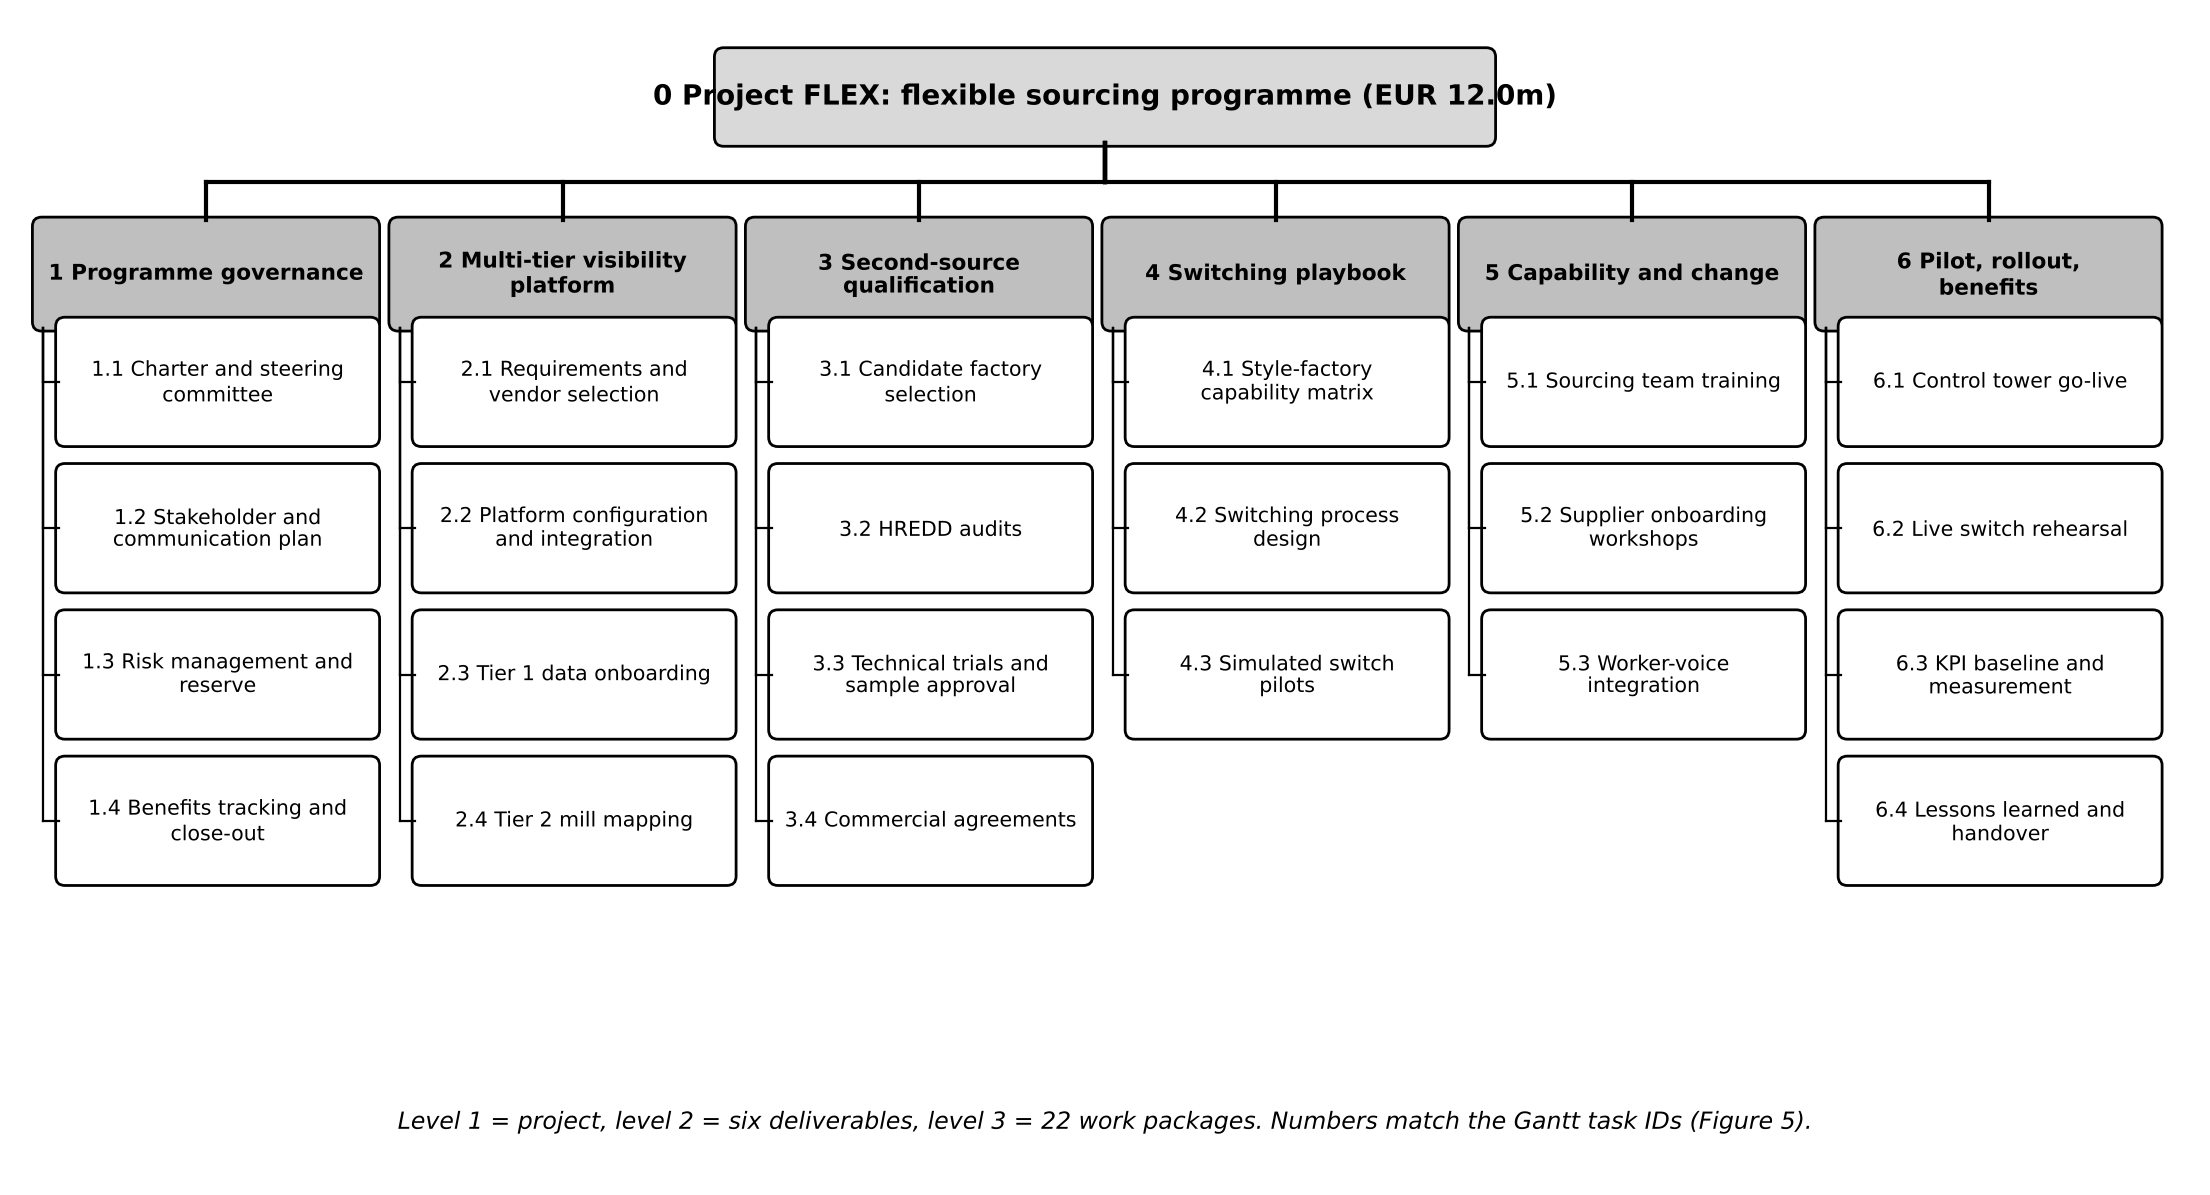

This figure's Python source:
"""Figure 4 - Work Breakdown Structure (level 1 project, level 2 deliverables, level 3 work packages).
WBS is the master list: costs in EUR thousand; Appendix E and Figure 2 budget are derived from it."""
import textwrap
import matplotlib.pyplot as plt
from matplotlib.patches import FancyBboxPatch

WBS = {
    "1 Programme governance": [("1.1", "Charter and steering committee", 150), ("1.2", "Stakeholder and communication plan", 200),
                               ("1.3", "Risk management and reserve", 1200), ("1.4", "Benefits tracking and close-out", 150)],
    "2 Multi-tier visibility platform": [("2.1", "Requirements and vendor selection", 300), ("2.2", "Platform configuration and integration", 2000),
                                         ("2.3", "Tier 1 data onboarding", 900), ("2.4", "Tier 2 mill mapping", 1100)],
    "3 Second-source qualification": [("3.1", "Candidate factory selection", 200), ("3.2", "HREDD audits", 700),
                                      ("3.3", "Technical trials and sample approval", 1500), ("3.4", "Commercial agreements", 300)],
    "4 Switching playbook": [("4.1", "Style-factory capability matrix", 250), ("4.2", "Switching process design", 350),
                             ("4.3", "Simulated switch pilots", 500)],
    "5 Capability and change": [("5.1", "Sourcing team training", 250), ("5.2", "Supplier onboarding workshops", 350),
                                ("5.3", "Worker-voice integration", 300)],
    "6 Pilot, rollout, benefits": [("6.1", "Control tower go-live", 400), ("6.2", "Live switch rehearsal", 500),
                                   ("6.3", "KPI baseline and measurement", 250), ("6.4", "Lessons learned and handover", 150)],
}
BUDGET_K = 12000
assert sum(c for v in WBS.values() for *_, c in v) == BUDGET_K

if __name__ == "__main__":
    plt.rcParams["font.family"] = ["DejaVu Sans"]
    fig, ax = plt.subplots(figsize=(14, 7.5)); ax.set_xlim(0, 14); ax.set_ylim(0, 7.5); ax.axis("off")
    def box(x, y, w, h, t, fill, size=7.4, bold=False):
        ax.add_patch(FancyBboxPatch((x, y), w, h, boxstyle="round,pad=0.02,rounding_size=0.06", fc=fill, ec="black", lw=1))
        ax.text(x + w / 2, y + h / 2, textwrap.fill(t, 60 if size >= 10 else (24 if bold else 26)), ha="center", va="center", fontsize=size, fontweight="bold" if bold else "normal", linespacing=1.15)
    box(4.5, 6.7, 5, 0.6, "0 Project FLEX: flexible sourcing programme (EUR 12.0m)", "#d9d9d9", 10, True)
    w = 2.2
    for i, (head, wps) in enumerate(WBS.items()):
        x = 0.1 + i * 2.3
        ax.plot([7, 7], [6.7, 6.45], color="black"); 
        ax.plot([x + w / 2, x + w / 2], [6.45, 6.2], color="black")
        box(x, 5.5, w, 0.7, head, "#bfbfbf", 7.8, True)
        for j, (wid, name, cost) in enumerate(wps):
            y = 4.75 - j * 0.95
            ax.plot([x + 0.05, x + 0.05], [5.5, y + 0.4], color="black", lw=0.8)
            ax.plot([x + 0.05, x + 0.15], [y + 0.4, y + 0.4], color="black", lw=0.8)
            box(x + 0.15, y, w - 0.15, 0.8, f"{wid} {name}", "white")
    ax.plot([0.1 + w / 2, 0.1 + 5 * 2.3 + w / 2], [6.45, 6.45], color="black")
    ax.text(7, 0.3, "Level 1 = project, level 2 = six deliverables, level 3 = 22 work packages. Numbers match the Gantt task IDs (Figure 5).",
            ha="center", fontsize=8.5, style="italic")
    plt.savefig("fig4_wbs.png", dpi=200, bbox_inches="tight", facecolor="white")
